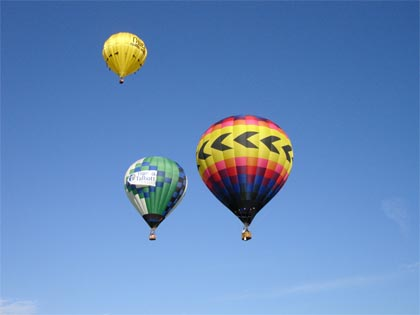
#> input picture images/hot_air_balloon.jpg, 420 x 315 px
$ python 8.contour_detection.py
#> lines starting #> are read from the running program, lines starting #| are printed output that depends on the picture; after the words box and inside, x2 and y2 are one past the last pixel; in counts of white or black regions, pixels touching at a corner belong together
import cv2 as cv
import numpy as np

img = cv.imread('images/hot_air_balloon.jpg')
#> img is the input picture: shape (315, 420, 3); mean B, G, R 188.8, 138.5, 101.2
cv.imshow('Balloon', img)

blank = np.zeros(img.shape, dtype='uint8')
cv.imshow('Blank ', blank)

gray = cv.cvtColor(img, cv.COLOR_BGR2GRAY)
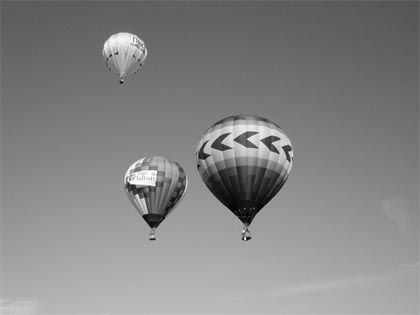
#> gray: shape (315, 420); min 0, max 255, mean 133
cv.imshow('Gray', gray)

# [6 lines of commented-out code are left out]

ret, thresh = cv.threshold(gray, 125, 255, cv.THRESH_BINARY)
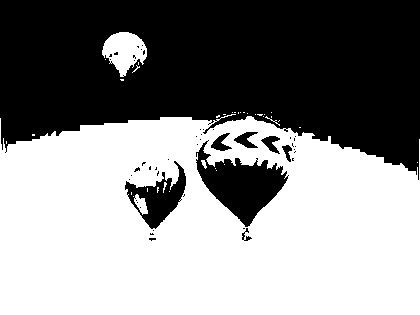
#> thresh: shape (315, 420); 54.1% white; 48 black regions (40 under 20 px)


# contours, hierarchies = cv.findContours(canny, cv.RETR_LIST, cv.CHAIN_APPROX_SIMPLE)
# print(f'{len(contours)} countour(s) found!')

contours, hierarchies = cv.findContours(thresh, cv.RETR_LIST, cv.CHAIN_APPROX_SIMPLE)
#> contours = 102 contours, 89 with area under 20; largest, box (x1, y1, x2, y2) and area: (0, 114, 420, 315) 75568, (195, 140, 289, 228) 3840, (124, 160, 187, 230) 2000, (102, 32, 147, 77) 1212, (233, 131, 259, 149) 233
print(f'{len(contours)} countour(s) found!')
#| 102 countour(s) found!

#Draw Countour in Image
cv.drawContours(blank, contours, -1, (0,0,255), 1)
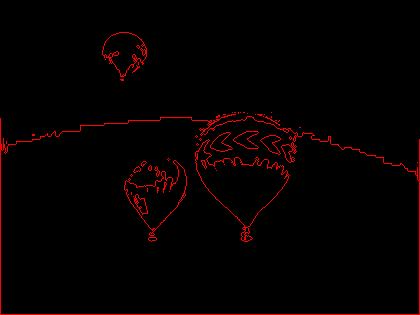
#> blank: shape (315, 420, 3); mean of channels 0, 1, 2 0, 0, 5.6; drawn as B, G, R
cv.imshow('Contours Drawn', blank)

cv.waitKey(0)
